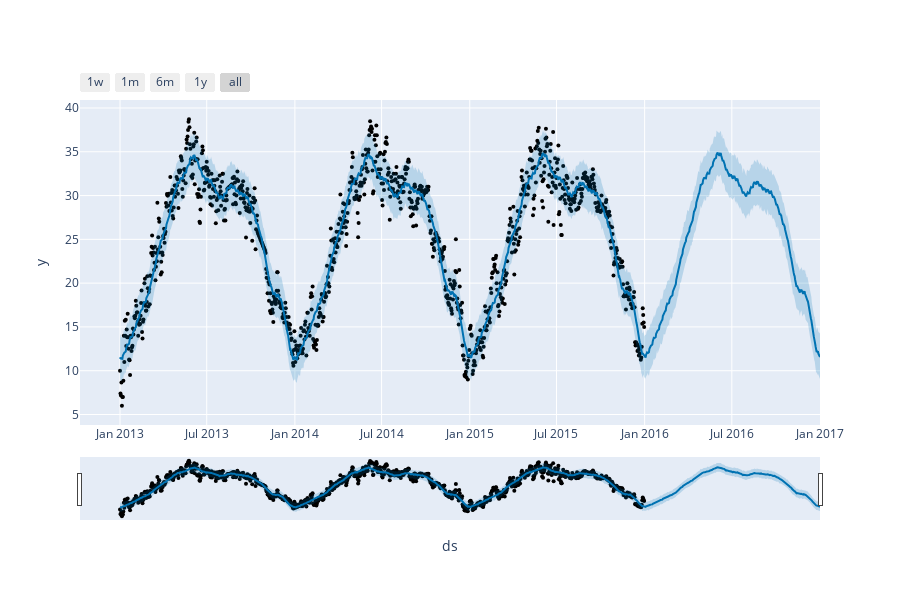

The cell this chart's notebook holds for it:
### Code cell
plot_plotly(prophet_model, prophet_predictions)

### Figure 1 — Plotly figure (JSON) as saved in the notebook; plotly's stock layout.template omitted (floating-point values rounded to 4 significant figures; data arrays with more than 128 entries replaced by an {"elided": "..."} marker saying what was removed)
{"data": [{"marker": {"color": "black", "size": 4}, "mode": "markers", "name": "Actual", "type": "scatter", "x": {"elided": "1095 str values"}, "y": {"elided": "1095 float values"}}, {"hoverinfo": "skip", "line": {"width": 0}, "mode": "lines", "type": "scatter", "x": {"elided": "1462 str values"}, "y": {"elided": "1462 float values"}}, {"fill": "tonexty", "fillcolor": "rgba(0, 114, 178, 0.2)", "line": {"color": "#0072B2", "width": 2}, "mode": "lines", "name": "Predicted", "type": "scatter", "x": {"elided": "1462 str values"}, "y": {"elided": "1462 float values"}}, {"fill": "tonexty", "fillcolor": "rgba(0, 114, 178, 0.2)", "hoverinfo": "skip", "line": {"width": 0}, "mode": "lines", "type": "scatter", "x": {"elided": "1462 str values"}, "y": {"elided": "1462 float values"}}], "layout": {"height": 600, "showlegend": false, "width": 900, "xaxis": {"rangeselector": {"buttons": [{"count": 7, "label": "1w", "step": "day", "stepmode": "backward"}, {"count": 1, "label": "1m", "step": "month", "stepmode": "backward"}, {"count": 6, "label": "6m", "step": "month", "stepmode": "backward"}, {"count": 1, "label": "1y", "step": "year", "stepmode": "backward"}, {"step": "all"}]}, "rangeslider": {"visible": true}, "title": {"text": "ds"}, "type": "date"}, "yaxis": {"title": {"text": "y"}}}}
